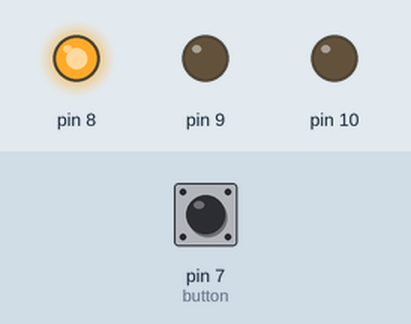
Simulated run of this sketch. Board: Arduino Uno, built with avr-gcc and run on an emulated ATmega328P. Parts: output pins drawn as LEDs (lit = HIGH). Dashed ring = blinking. The inputs (shaded band) are chosen by the test bench; at power-on: pin 7 (button) HIGH.

Above: at 1.3 s.
1.4 s: pin 7 (button) pulled LOW for 3.2 s
At 4.8 s:
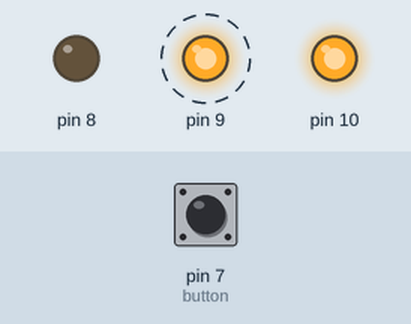
6.1 s: pin 7 (button) pulled LOW for 0.15 s
At 7.3 s:
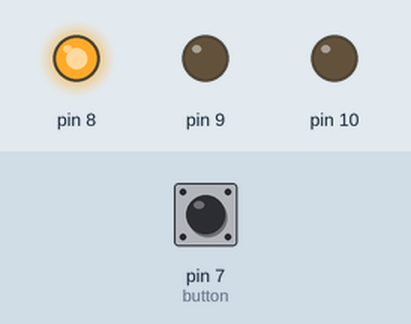
7.7 s: pin 7 (button) pulled LOW for 1 s
At 8.9 s:
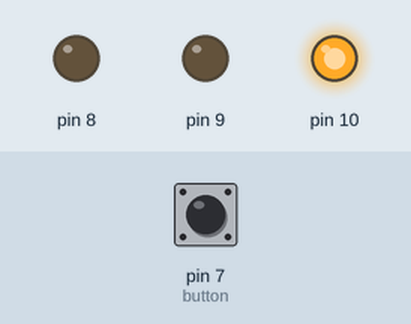
Timing chart, 0 to 10.7 s (numbered marks = the images above; inputs shaded):
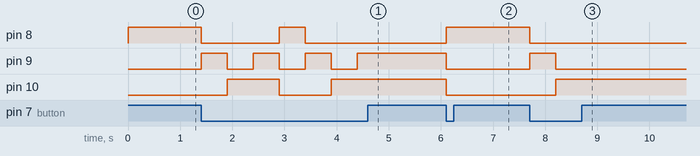

Measured:
- after the input at 1.4 s, pin 8: HIGH → LOW at once, → HIGH 1.5 s later, → LOW 0.50 s later; pin 9: alternates HIGH for 0.50 s and LOW for 0.50 s, 7 changes in all, then stays HIGH, starting at once; pin 10: LOW → HIGH after 0.50 s, → LOW 1.0 s later, → HIGH 1.0 s later
- after the input at 6.1 s, pin 8: LOW → HIGH at once; pin 9, pin 10: HIGH → LOW at once
- after the input at 7.7 s, pin 8: HIGH → LOW at once; pin 9: LOW → HIGH at once, → LOW 0.50 s later; pin 10: LOW → HIGH after 0.50 s

The sketch:

traffic_lights_changeOnButton.ino
```cpp
void setup() {
  pinMode(7, INPUT_PULLUP);
  pinMode(8, OUTPUT);
  pinMode(9, OUTPUT);
  pinMode(10, OUTPUT);
  digitalWrite(8, LOW);
  digitalWrite(9, LOW);
  digitalWrite(10, LOW);
}

void loop() {

    //green light
    digitalWrite(10, LOW);
    digitalWrite(9, LOW);
    digitalWrite(8, HIGH);
    delay(500); //Wait for button to get stable
    while (digitalRead(7) == HIGH) {} //Wait for button

    //yellow light
    digitalWrite(10, LOW);
    digitalWrite(9, HIGH);
    digitalWrite(8, LOW);
    delay(500); //Wait for button to get stable
    while (digitalRead(7) == HIGH) {} //Wait for button

    //red light
    digitalWrite(10, HIGH);
    digitalWrite(9, LOW);
    digitalWrite(8, LOW);
    delay(500); //Wait for button to get stable
    while (digitalRead(7) == HIGH) {} //Wait for button

    //red and yellow lights
    digitalWrite(10, HIGH);
    digitalWrite(9, HIGH);
    digitalWrite(8, LOW);
    delay(500); //Wait for button to get stable
    while (digitalRead(7) == HIGH) {} //Wait for button
}
```
